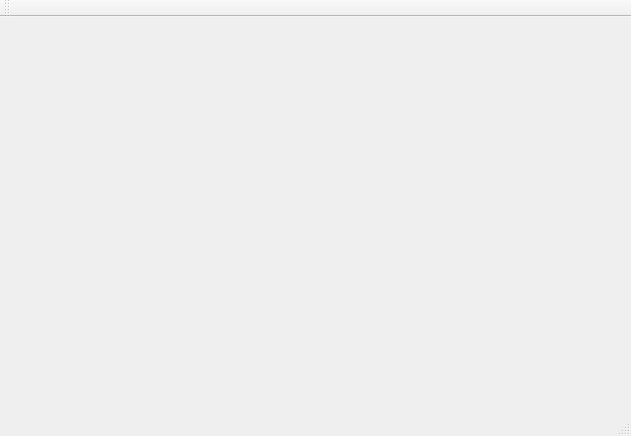
<?xml version="1.0" encoding="UTF-8"?>
<ui version="4.0">
 <class>MainWindow</class>
 <widget class="QMainWindow" name="MainWindow">
  <property name="geometry">
   <rect>
    <x>0</x>
    <y>0</y>
    <width>631</width>
    <height>436</height>
   </rect>
  </property>
  <property name="windowTitle">
   <string>MainWindow</string>
  </property>
  <widget class="QWidget" name="centralWidget">
   <layout class="QGridLayout" name="gridLayout">
    <item row="0" column="0">
     <widget class="QCustomPlot" name="plot" native="true"/>
    </item>
   </layout>
  </widget>
  <widget class="QMenuBar" name="menuBar">
   <property name="geometry">
    <rect>
     <x>0</x>
     <y>0</y>
     <width>631</width>
     <height>20</height>
    </rect>
   </property>
  </widget>
  <widget class="QToolBar" name="mainToolBar">
   <attribute name="toolBarArea">
    <enum>TopToolBarArea</enum>
   </attribute>
   <attribute name="toolBarBreak">
    <bool>false</bool>
   </attribute>
  </widget>
  <widget class="QStatusBar" name="statusBar"/>
 </widget>
 <layoutdefault spacing="6" margin="11"/>
 <customwidgets>
  <customwidget>
   <class>QCustomPlot</class>
   <extends>QWidget</extends>
   <header>qcustomplot.h</header>
   <container>1</container>
  </customwidget>
 </customwidgets>
 <resources/>
 <connections/>
</ui>
